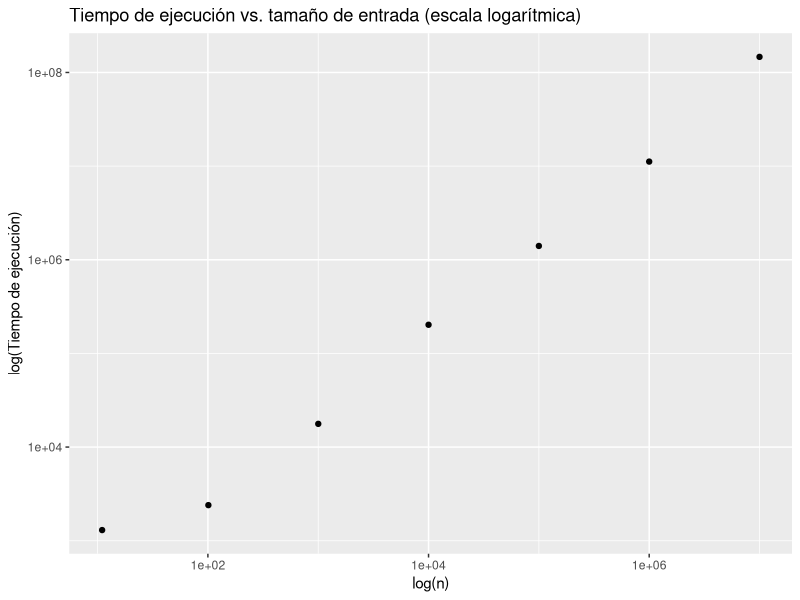

This figure's R source:
## ---- chunk 1
library(readr)
library(ggplot2)
## ---- chunk 2
DF <- read_csv("results.csv")
## ---- chunk 3
DF
## ---- chunk 4
DF$n <- DF$n + 1
## ---- chunk 5
ggplot(DF) + geom_point(aes(x=DF$n, y=DF$`duration(ns)`)) + scale_x_log10() + scale_y_log10() + labs(x="log(n)", y="log(Tiempo de ejecución)", title="Tiempo de ejecución vs. tamaño de entrada (escala logarítmica)")
